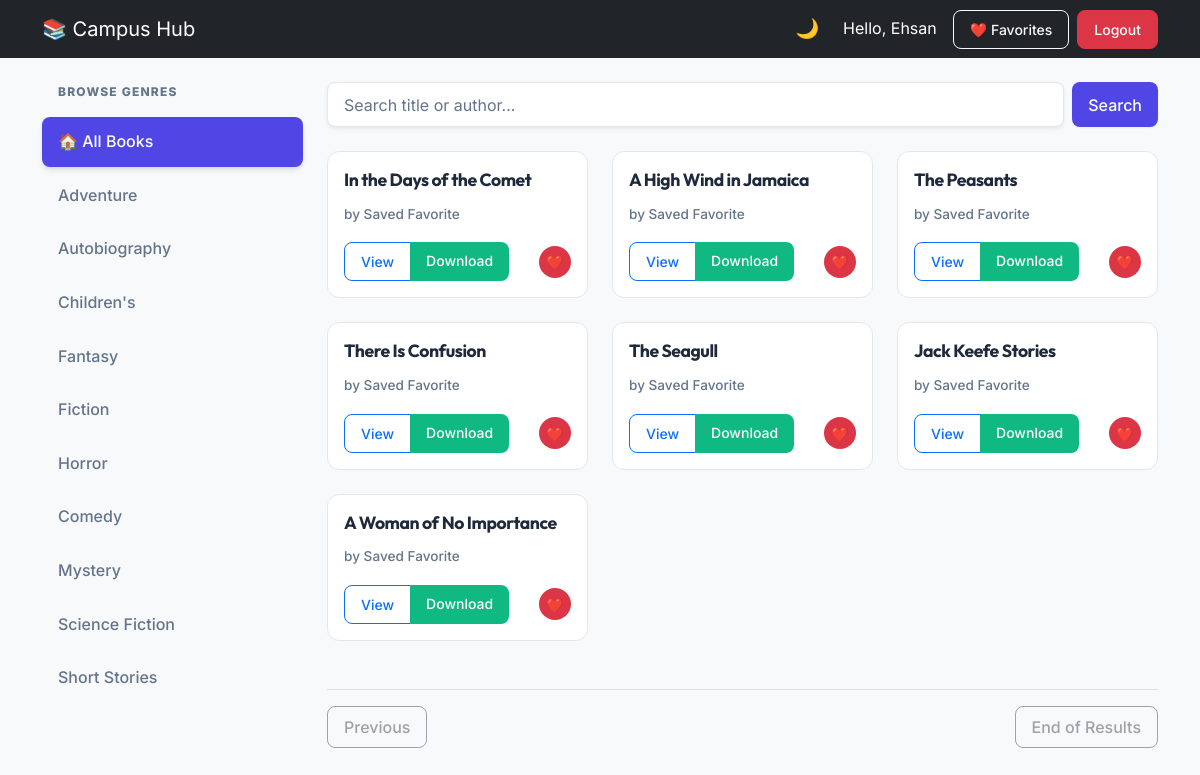
The page /my_favorites (signed in) on the database its author committed.
### models.py (models this page shows, shortened)
class User(db.Model, UserMixin):
    id = db.Column(db.Integer, primary_key=True)
    username = db.Column(db.String(150), unique=True, nullable=False)
    password_hash = db.Column(db.String(200), nullable=False)
    is_admin = db.Column(db.Boolean, default=False)
    favorites = db.relationship(
        "Favorite", backref="user", lazy=True, cascade="all, delete-orphan"
    )

class Favorite(db.Model):
    id = db.Column(db.Integer, primary_key=True)
    user_id = db.Column(db.Integer, db.ForeignKey("user.id"), nullable=False)
    book_url = db.Column(db.String(500), nullable=False)
    book_title = db.Column(db.String(500), nullable=False)

### app.py (the view)
@app.route("/my_favorites")
@login_required
def my_favorites():
    user_favs = Favorite.query.filter_by(user_id=current_user.id).all()
    fav_urls = [f.book_url for f in user_favs]
    formatted_books = []
    for fav in user_favs:
        formatted_books.append(
            {
                "title": fav.book_title,
                "link": fav.book_url,
                "summary": "Saved Favorite",  # Placeholder
            }
        )
    return render_template(
        "index.html",
        books=formatted_books,
        current_page=1,
        has_next=False,
        is_favorites=True,
        fav_urls=fav_urls,
    )

### app.py (called while the page is built)
@login_manager.user_loader
def load_user(user_id):
    return db.session.get(User, int(user_id))

### templates/index.html (shortened to what this page needs)
{% extends "base.html" %}  {% block content %}
<div class="row">
  <div class="col-md-3 mb-4 d-none d-md-block">
    <div class="filter-sidebar sticky-top" style="top: 20px; z-index: 1">
      <div class="filter-header">Browse Genres</div>
      <a
        href="{{ url_for('home', query=search_query) }}"
        class="filter-item {{ 'active' if not current_category else '' }}"
      >
        <span>🏠 All Books</span>
      </a>
      <a
        href="{{ url_for('category', category_name='adventure', query=search_query) }}"
        class="filter-item {{ 'active' if current_category == 'adventure' else '' }}"
      >
        <span>Adventure</span>
      </a>
      <a
        href="{{ url_for('category', category_name='autobiography', query=search_query) }}"
        class="filter-item {{ 'active' if current_category == 'autobiography' else '' }}"
      >
        <span>Autobiography</span>
      </a>
      <a
        href="{{ url_for('category', category_name='childrens', query=search_query) }}"
        class="filter-item {{ 'active' if current_category == 'childrens' else '' }}"
      >
        <span>Children's</span>
      </a>
      <a
        href="{{ url_for('category', category_name='fantasy', query=search_query) }}"
        class="filter-item {{ 'active' if current_category == 'fantasy' else '' }}"
      >
        <span>Fantasy</span>
      </a>
      <a
        href="{{ url_for('category', category_name='fiction', query=search_query) }}"
        class="filter-item {{ 'active' if current_category == 'fiction' else '' }}"
      >
        <span>Fiction</span>
      </a>
      <a
        href="{{ url_for('category', category_name='horror', query=search_query) }}"
        class="filter-item {{ 'active' if current_category == 'horror' else '' }}"
      >
        <span>Horror</span>
      </a>
      <a
        href="{{ url_for('category', category_name='comedy', query=search_query) }}"
        class="filter-item {{ 'active' if current_category == 'comedy' else '' }}"
      >
        <span>Comedy</span>
      </a>
      <a
        href="{{ url_for('category', category_name='mystery', query=search_query) }}"
        class="filter-item {{ 'active' if current_category == 'mystery' else '' }}"
      >
        <span>Mystery</span>
      </a>
      <a
        href="{{ url_for('category', category_name='science-fiction', query=search_query) }}"
        class="filter-item {{ 'active' if current_category == 'science-fiction' else '' }}"
      >
        <span>Science Fiction</span>
      </a>
      <a
        href="{{ url_for('category', category_name='shorts', query=search_query) }}"
        class="filter-item {{ 'active' if current_category == 'shorts' else '' }}"
      >
        <span>Short Stories</span>
      </a>
    </div>
  </div>
  <div class="col-md-9">
    <div class="row mb-4">
      <div class="col-md-12">
        <form action="{{ url_for('home') }}" method="GET" class="d-flex">
          <input
            type="text"
            name="query"
            class="form-control me-2 shadow-sm"
            placeholder="Search title or author..."
            value="{{ search_query if search_query else '' }}"
          />
          <button type="submit" class="btn btn-primary">Search</button>
        </form>
      </div>
    </div>
    <div class="row">
      {% for book in books %}
      <div class="col-md-4 mb-4">
        <div class="book-card h-100 d-flex flex-column p-3">
          <div class="card-body p-0 d-flex flex-column flex-grow-1">
            <h5 class="card-title fw-bold mb-2">{{ book.title }}</h5>
            <p class="card-text mb-3">
              <small>by {{ book.summary }}</small>
            </p>
            <div
              class="mt-auto d-flex justify-content-between align-items-center"
            >
              <div class="btn-group">
                <a
                  href="{{ url_for('show_details', url=book.link, page=current_page, query=search_query) }}"
                  class="btn btn-sm btn-outline-primary"
                >
                  View
                </a>
                <a
                  href="{{ url_for('download_book', url=book.link) }}"
                  class="btn btn-sm btn-success"
                  target="_blank"
                >
                  Download
                </a>
              </div>
              {% if current_user.is_authenticated %} {% if book.link in fav_urls
              %}
              <a
                href="{{ url_for('remove_favorite', url=book.link) }}"
                class="btn btn-sm btn-danger border-0 rounded-circle"
                style="
                  width: 32px;
                  height: 32px;
                  display: flex;
                  align-items: center;
                  justify-content: center;
                "
                title="Remove from Favorites"
              >
                ❤️
              </a>
              {% endif %} {% endif %}
            </div>
          </div>
        </div>
      </div>
      {% endfor %}
    </div>
    <div class="d-flex justify-content-between my-4 pt-3 border-top">
      <div>
        {% if current_page > 1 %} {% if current_category %}
        <a
          href="{{ url_for('category', category_name=current_category, page=current_page-1, query=search_query) }}"
          class="btn btn-outline-primary"
          >&larr; Previous</a
        >
        {% else %}
        <a
          href="{{ url_for('home', page=current_page-1, query=search_query) }}"
          class="btn btn-outline-primary"
          >&larr; Previous</a
        >
        {% endif %} {% else %}
        <button class="btn btn-outline-secondary" disabled>Previous</button>
        {% endif %}
      </div>
      <div>
        {% if has_next %} {% if current_category %}
        <a
          href="{{ url_for('category', category_name=current_category, page=current_page+1, query=search_query) }}"
          class="btn btn-primary shadow-sm"
          >Next &rarr;</a
        >
        {% else %}
        <a
          href="{{ url_for('home', page=current_page+1, query=search_query) }}"
          class="btn btn-primary shadow-sm"
          >Next &rarr;</a
        >
        {% endif %} {% else %}
        <button class="btn btn-outline-secondary" disabled>
          End of Results
        </button>
        {% endif %}
      </div>
    </div>
  </div>
</div>
{% endblock %}

### templates/base.html (shortened to what this page needs)
<!DOCTYPE html>
<html lang="en" data-bs-theme="light">
  <head>
    <link
      href="https://cdn.jsdelivr.net/npm/bootstrap@5.3.0/dist/css/bootstrap.min.css"
      rel="stylesheet"
    />
    <link
      rel="stylesheet"
      href="{{ url_for('static', filename='styles.css') }}"
    />
  </head>
  <body class="bg-body-tertiary">
    <nav class="navbar navbar-dark bg-dark mb-4">
      <div class="container d-flex justify-content-between align-items-center">
        <a class="navbar-brand" href="{{ url_for('home') }}">📚 Campus Hub</a>
        <div class="d-flex align-items-center">
          <button
            id="darkModeToggle"
            class="btn btn-link text-white text-decoration-none me-3"
            title="Toggle Dark Mode"
          >
          </button>
          {% if current_user.is_authenticated %}
          <span class="text-white me-3 d-none d-md-inline"
            >Hello, {{ current_user.username }}</span
          >
          <a
            href="{{ url_for('my_favorites') }}"
            class="btn btn-sm btn-outline-light me-2"
            >❤️ Favorites</a
          >
          <a href="{{ url_for('logout') }}" class="btn btn-sm btn-danger"
            >Logout</a
          >
          {% endif %}
        </div>
      </div>
    </nav>
    <div class="container">
       {% block content %} {% endblock %}
    </div>
  </body>
</html>

### static/styles.css (style rules this page uses)
:root { --primary-color: #4f46e5; --primary-hover: #4338ca; --secondary-color: #64748b; --accent-color: #10b981; --danger-color: #ef4444; --bg-color: #f8fafc; --card-bg: #ffffff; --card-border: #e2e8f0; --text-main: #1e293b; --text-muted: #64748b; --shadow-sm: 0 1px 2px 0 rgb(0 0 0 / 0.05); --shadow-md: 0 4px 6px -1px rgb(0 0 0 / 0.1), 0 2px 4px -2px rgb(0 0 0 / 0.1); --shadow-lg: 0 10px 15px -3px rgb(0 0 0 / 0.1), 0 4px 6px -4px rgb(0 0 0 / 0.1); --radius-md: 0.75rem; --radius-lg: 1rem; }
body { background-color: var(--bg-color); font-family: 'Inter', sans-serif; color: var(--text-main); line-height: 1.6; -webkit-font-smoothing: antialiased; transition: background-color 0.3s ease, color 0.3s ease; }
h1, h2, h3, h4, h5 { font-family: 'Outfit', sans-serif; color: var(--text-main); font-weight: 700; letter-spacing: -0.025em; }
a { text-decoration: none; transition: color 0.2s; }
.book-card { background: var(--card-bg); border: 1px solid var(--card-border); border-radius: var(--radius-md); transition: all 0.3s cubic-bezier(0.4, 0, 0.2, 1); overflow: hidden; }
.card-title { font-size: 1.1rem; line-height: 1.4; margin-bottom: 0.5rem; color: var(--text-main); }
.card-text small { color: var(--text-muted); font-size: 0.85rem; font-weight: 500; }
#darkModeToggle { border-radius: 50%; width: 40px; height: 40px; display: flex; align-items: center; justify-content: center; transition: all 0.3s ease; }
.btn { border-radius: 0.5rem; font-weight: 500; padding: 0.5rem 1rem; transition: all 0.2s; }
.btn-primary { background-color: var(--primary-color); border: none; box-shadow: var(--shadow-sm); color: white; }
.btn-success { background-color: var(--accent-color); border: none; color: white; }
.filter-sidebar { background: transparent; box-shadow: none; border: none; }
.filter-header { background: transparent; color: var(--text-muted); font-size: 0.75rem; font-weight: 800; letter-spacing: 0.1em; text-transform: uppercase; padding: 0 0 1rem 1rem; border: none; }
.filter-item { border: none; background: transparent; color: var(--text-muted); font-weight: 500; padding: 0.75rem 1rem; margin-bottom: 0.25rem; border-radius: 0.5rem; transition: all 0.2s; display: flex; align-items: center; }
.filter-item span { position: relative; z-index: 2; }
.filter-item.active { background-color: var(--primary-color); color: white; box-shadow: var(--shadow-md); }
.form-control, .form-select { border-radius: 0.5rem; border: 1px solid var(--card-border); padding: 0.6rem 1rem; background-color: var(--card-bg); color: var(--text-main); }
.form-control::placeholder { color: var(--text-muted); }

### templates/base.html (style rules this page uses)
body, .navbar, .card, .form-control, .list-group-item { transition: background-color 0.3s ease, color 0.3s ease, border-color 0.3s ease; }
#darkModeToggle { border: none; background: transparent; font-size: 1.2rem; padding: 0 10px; line-height: 1; }

### rows shown on the page
User: username "Ehsan"
Favorite: title "In the Days of the Comet", summary "Saved Favorite"
Favorite: title "A High Wind in Jamaica", summary "Saved Favorite"
Favorite: title "The Peasants", summary "Saved Favorite"
Favorite: title "There Is Confusion", summary "Saved Favorite"
Favorite: title "The Seagull", summary "Saved Favorite"
Favorite: title "Jack Keefe Stories", summary "Saved Favorite"
Favorite: title "A Woman of No Importance", summary "Saved Favorite"
